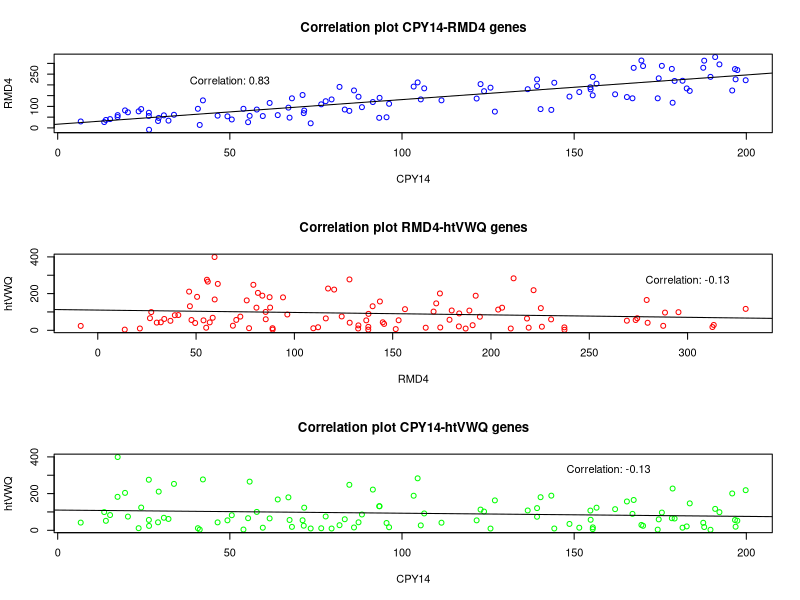

Source code (R):
# Homework 1
# Deadline 15 September at 23:59

# 1. Read the data (hw1.txt) that contain the three colum. w gene expression level (each gene - each column) at dif.condit.
data <- read.table("hw1_r_programming.txt")
data

# 2.1 Find out whether there are any gene expression dependencies in any pair of genes.
par(mfrow=c(3,1))
d1 <- data[, c("CPY14")]
d2 <- data[, c("RMD4")]
d3 <- data[, c("htVWQ")]
set_12 = cbind(d1,d2)
plot(set_12[,1],set_12[,2], col = "blue", main = "Correlation plot CPY14-RMD4 genes", xlab = "CPY14", ylab = "RMD4")
lm(set_12[,2] ~ set_12[,1])
abline(lm(set_12[,2] ~ set_12[,1]))
text(paste("Correlation:", round(cor(set_12[,1], set_12[,2]), 2)), x = 50, y = 220)
cor.test(set_12[,1],set_12[,2]) # the more abs. value of cor. [-1,1], the stronger dependence between the sets.
# 0.83 - strong correlation -> there is direct (positive) gene expression dependence in gene pair CPY14-RMD4.
set_23 = cbind(d2,d3)
plot(set_23[,1],set_23[,2], col = "red", main = "Correlation plot RMD4-htVWQ genes", xlab = "RMD4", ylab = "htVWQ")
lm(set_23[,2] ~ set_23[,1])
abline(lm(set_23[,2] ~ set_23[,1]))
text(paste("Correlation:", round(cor(set_23[,1], set_23[,2]), 2)), x = 300, y = 275)
cor.test(set_23[,1],set_23[,2])
# -0.13 - weak negative correlation -> there is negative gene expression dependence in gene pair RMD4-htVWQ.
set_13 = cbind(d1,d3)
plot(set_13[,1],set_13[,2], col = "green", main = "Correlation plot CPY14-htVWQ genes", xlab = "CPY14", ylab = "htVWQ")
lm(set_13[,2] ~ set_13[,1])
abline(lm(set_13[,2] ~ set_13[,1]))
text(paste("Correlation:", round(cor(set_13[,1], set_13[,2]), 2)), x = 160, y = 334)
cor.test(set_13[,1],set_13[,2])
# -0.13 - weak negative correlation -> there is negative gene expression dependence in gene pair CPY14-htVWQ.

# 2.2 Find out whether there are any gene expression differences in any pair of genes.
mean(d1)
mean(d2)
mean(d3)
t.test(set_12[,1],set_12[,2])
t.test(set_23[,1],set_23[,2])
t.test(set_13[,1],set_13[,2])
t.test(set_12[,1],set_12[,2])$p.value # 0.001649145 < 0.05 -> null hypoth. (dif. in means equals 0) is rejected. -> alternative hypoth. (dif. in means is not 0 -> there is dif. in means)
t.test(set_23[,1],set_23[,2])$p.value # 0.000168951 < 0.05 -> null hypoth. (dif. in means equals 0) is rejected. -> alternative hypoth. (dif. in means is not 0 -> there is dif. in means)
t.test(set_13[,1],set_13[,2])$p.value # 0.239674 > 0.05 -> null hypoth. (dif. in means equals 0) is accepted.

# Conclusion 1: CPY14-RMD4 have the strong dependence only.
# Conclusion 2: There are gene expression differences between CPY14-RMD4 and RMD4-htVWQ gene pairs.
